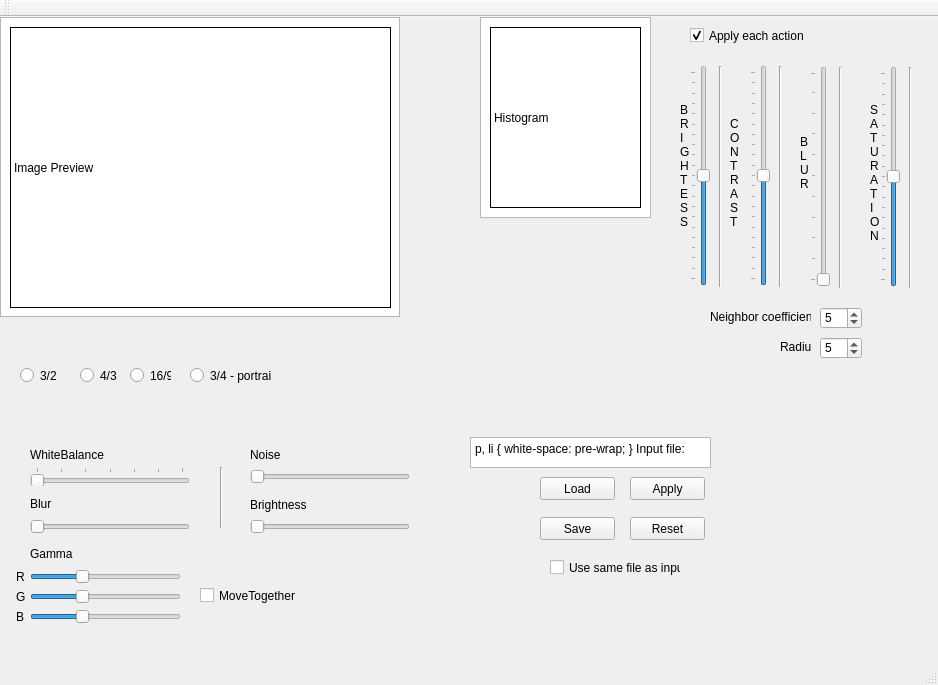
<?xml version="1.0" encoding="UTF-8"?>
<ui version="4.0">
 <class>MainWindow</class>
 <widget class="QMainWindow" name="MainWindow">
  <property name="geometry">
   <rect>
    <x>0</x>
    <y>0</y>
    <width>938</width>
    <height>685</height>
   </rect>
  </property>
  <property name="minimumSize">
   <size>
    <width>938</width>
    <height>0</height>
   </size>
  </property>
  <property name="windowTitle">
   <string>MainWindow</string>
  </property>
  <widget class="QWidget" name="centralWidget">
   <widget class="QGraphicsView" name="ImageWindow">
    <property name="geometry">
     <rect>
      <x>0</x>
      <y>0</y>
      <width>400</width>
      <height>300</height>
     </rect>
    </property>
   </widget>
   <widget class="QSlider" name="horizontalSlider">
    <property name="geometry">
     <rect>
      <x>30</x>
      <y>450</y>
      <width>160</width>
      <height>19</height>
     </rect>
    </property>
    <property name="maximum">
     <number>6</number>
    </property>
    <property name="orientation">
     <enum>Qt::Horizontal</enum>
    </property>
    <property name="invertedControls">
     <bool>false</bool>
    </property>
    <property name="tickPosition">
     <enum>QSlider::TicksAbove</enum>
    </property>
    <property name="tickInterval">
     <number>1</number>
    </property>
   </widget>
   <widget class="QSlider" name="horizontalSlider_2">
    <property name="geometry">
     <rect>
      <x>30</x>
      <y>500</y>
      <width>160</width>
      <height>19</height>
     </rect>
    </property>
    <property name="orientation">
     <enum>Qt::Horizontal</enum>
    </property>
   </widget>
   <widget class="QLabel" name="label">
    <property name="geometry">
     <rect>
      <x>30</x>
      <y>430</y>
      <width>101</width>
      <height>16</height>
     </rect>
    </property>
    <property name="text">
     <string>WhiteBalance</string>
    </property>
   </widget>
   <widget class="QLabel" name="label_2">
    <property name="geometry">
     <rect>
      <x>30</x>
      <y>480</y>
      <width>47</width>
      <height>13</height>
     </rect>
    </property>
    <property name="text">
     <string>Blur</string>
    </property>
   </widget>
   <widget class="QSlider" name="BrightnessSlider">
    <property name="geometry">
     <rect>
      <x>690</x>
      <y>48</y>
      <width>20</width>
      <height>221</height>
     </rect>
    </property>
    <property name="minimum">
     <number>-100</number>
    </property>
    <property name="maximum">
     <number>100</number>
    </property>
    <property name="orientation">
     <enum>Qt::Vertical</enum>
    </property>
    <property name="invertedControls">
     <bool>false</bool>
    </property>
    <property name="tickPosition">
     <enum>QSlider::TicksAbove</enum>
    </property>
   </widget>
   <widget class="Line" name="line">
    <property name="geometry">
     <rect>
      <x>710</x>
      <y>49</y>
      <width>20</width>
      <height>221</height>
     </rect>
    </property>
    <property name="orientation">
     <enum>Qt::Vertical</enum>
    </property>
   </widget>
   <widget class="QSlider" name="ContrastSlider">
    <property name="geometry">
     <rect>
      <x>750</x>
      <y>48</y>
      <width>20</width>
      <height>221</height>
     </rect>
    </property>
    <property name="minimum">
     <number>-100</number>
    </property>
    <property name="maximum">
     <number>100</number>
    </property>
    <property name="value">
     <number>0</number>
    </property>
    <property name="orientation">
     <enum>Qt::Vertical</enum>
    </property>
    <property name="tickPosition">
     <enum>QSlider::TicksAbove</enum>
    </property>
   </widget>
   <widget class="Line" name="line_2">
    <property name="geometry">
     <rect>
      <x>770</x>
      <y>49</y>
      <width>20</width>
      <height>221</height>
     </rect>
    </property>
    <property name="orientation">
     <enum>Qt::Vertical</enum>
    </property>
   </widget>
   <widget class="QSlider" name="BlurImageSlider">
    <property name="geometry">
     <rect>
      <x>810</x>
      <y>49</y>
      <width>20</width>
      <height>221</height>
     </rect>
    </property>
    <property name="minimum">
     <number>1</number>
    </property>
    <property name="maximum">
     <number>100</number>
    </property>
    <property name="orientation">
     <enum>Qt::Vertical</enum>
    </property>
    <property name="tickPosition">
     <enum>QSlider::TicksAbove</enum>
    </property>
   </widget>
   <widget class="Line" name="line_3">
    <property name="geometry">
     <rect>
      <x>830</x>
      <y>50</y>
      <width>20</width>
      <height>221</height>
     </rect>
    </property>
    <property name="orientation">
     <enum>Qt::Vertical</enum>
    </property>
   </widget>
   <widget class="QSlider" name="verticalSlider_4">
    <property name="geometry">
     <rect>
      <x>880</x>
      <y>49</y>
      <width>20</width>
      <height>221</height>
     </rect>
    </property>
    <property name="autoFillBackground">
     <bool>true</bool>
    </property>
    <property name="minimum">
     <number>-100</number>
    </property>
    <property name="maximum">
     <number>100</number>
    </property>
    <property name="orientation">
     <enum>Qt::Vertical</enum>
    </property>
    <property name="tickPosition">
     <enum>QSlider::TicksAbove</enum>
    </property>
   </widget>
   <widget class="Line" name="line_4">
    <property name="geometry">
     <rect>
      <x>900</x>
      <y>50</y>
      <width>20</width>
      <height>221</height>
     </rect>
    </property>
    <property name="orientation">
     <enum>Qt::Vertical</enum>
    </property>
   </widget>
   <widget class="QPushButton" name="pushButton">
    <property name="geometry">
     <rect>
      <x>630</x>
      <y>460</y>
      <width>75</width>
      <height>23</height>
     </rect>
    </property>
    <property name="text">
     <string>Apply</string>
    </property>
   </widget>
   <widget class="QPushButton" name="pushButton_2">
    <property name="geometry">
     <rect>
      <x>630</x>
      <y>500</y>
      <width>75</width>
      <height>23</height>
     </rect>
    </property>
    <property name="text">
     <string>Reset</string>
    </property>
   </widget>
   <widget class="QPushButton" name="pushButton_3">
    <property name="geometry">
     <rect>
      <x>540</x>
      <y>500</y>
      <width>75</width>
      <height>23</height>
     </rect>
    </property>
    <property name="text">
     <string>Save</string>
    </property>
   </widget>
   <widget class="QPushButton" name="pushButton_4">
    <property name="geometry">
     <rect>
      <x>540</x>
      <y>460</y>
      <width>75</width>
      <height>23</height>
     </rect>
    </property>
    <property name="text">
     <string>Load</string>
    </property>
   </widget>
   <widget class="QSlider" name="horizontalSlider_5">
    <property name="geometry">
     <rect>
      <x>250</x>
      <y>450</y>
      <width>160</width>
      <height>19</height>
     </rect>
    </property>
    <property name="orientation">
     <enum>Qt::Horizontal</enum>
    </property>
   </widget>
   <widget class="QLabel" name="label_3">
    <property name="geometry">
     <rect>
      <x>250</x>
      <y>480</y>
      <width>81</width>
      <height>16</height>
     </rect>
    </property>
    <property name="text">
     <string>Brightness</string>
    </property>
   </widget>
   <widget class="QSlider" name="horizontalSlider_6">
    <property name="geometry">
     <rect>
      <x>250</x>
      <y>500</y>
      <width>160</width>
      <height>19</height>
     </rect>
    </property>
    <property name="orientation">
     <enum>Qt::Horizontal</enum>
    </property>
   </widget>
   <widget class="QLabel" name="label_4">
    <property name="geometry">
     <rect>
      <x>250</x>
      <y>430</y>
      <width>101</width>
      <height>16</height>
     </rect>
    </property>
    <property name="text">
     <string>Noise</string>
    </property>
   </widget>
   <widget class="QCheckBox" name="checkBox_1">
    <property name="geometry">
     <rect>
      <x>550</x>
      <y>540</y>
      <width>131</width>
      <height>21</height>
     </rect>
    </property>
    <property name="text">
     <string>Use same file as input</string>
    </property>
   </widget>
   <widget class="Line" name="line_5">
    <property name="geometry">
     <rect>
      <x>220</x>
      <y>450</y>
      <width>3</width>
      <height>61</height>
     </rect>
    </property>
    <property name="orientation">
     <enum>Qt::Vertical</enum>
    </property>
   </widget>
   <widget class="QSlider" name="horizontalSlider_3">
    <property name="geometry">
     <rect>
      <x>30</x>
      <y>590</y>
      <width>151</width>
      <height>19</height>
     </rect>
    </property>
    <property name="minimum">
     <number>0</number>
    </property>
    <property name="maximum">
     <number>30</number>
    </property>
    <property name="singleStep">
     <number>1</number>
    </property>
    <property name="value">
     <number>10</number>
    </property>
    <property name="orientation">
     <enum>Qt::Horizontal</enum>
    </property>
   </widget>
   <widget class="QSlider" name="horizontalSlider_4">
    <property name="geometry">
     <rect>
      <x>30</x>
      <y>570</y>
      <width>151</width>
      <height>19</height>
     </rect>
    </property>
    <property name="minimum">
     <number>0</number>
    </property>
    <property name="maximum">
     <number>30</number>
    </property>
    <property name="value">
     <number>10</number>
    </property>
    <property name="orientation">
     <enum>Qt::Horizontal</enum>
    </property>
   </widget>
   <widget class="QSlider" name="horizontalSlider_7">
    <property name="geometry">
     <rect>
      <x>30</x>
      <y>550</y>
      <width>151</width>
      <height>19</height>
     </rect>
    </property>
    <property name="minimum">
     <number>0</number>
    </property>
    <property name="maximum">
     <number>30</number>
    </property>
    <property name="value">
     <number>10</number>
    </property>
    <property name="orientation">
     <enum>Qt::Horizontal</enum>
    </property>
   </widget>
   <widget class="QLabel" name="label_5">
    <property name="geometry">
     <rect>
      <x>16</x>
      <y>590</y>
      <width>41</width>
      <height>20</height>
     </rect>
    </property>
    <property name="text">
     <string>B</string>
    </property>
   </widget>
   <widget class="QLabel" name="label_6">
    <property name="geometry">
     <rect>
      <x>16</x>
      <y>570</y>
      <width>51</width>
      <height>20</height>
     </rect>
    </property>
    <property name="text">
     <string>G</string>
    </property>
   </widget>
   <widget class="QLabel" name="label_7">
    <property name="geometry">
     <rect>
      <x>16</x>
      <y>550</y>
      <width>51</width>
      <height>20</height>
     </rect>
    </property>
    <property name="text">
     <string>R</string>
    </property>
   </widget>
   <widget class="QCheckBox" name="MoveTogetherCheckBox">
    <property name="geometry">
     <rect>
      <x>200</x>
      <y>570</y>
      <width>101</width>
      <height>17</height>
     </rect>
    </property>
    <property name="text">
     <string>MoveTogether</string>
    </property>
   </widget>
   <widget class="QLabel" name="label_8">
    <property name="geometry">
     <rect>
      <x>30</x>
      <y>530</y>
      <width>47</width>
      <height>13</height>
     </rect>
    </property>
    <property name="text">
     <string>Gamma</string>
    </property>
   </widget>
   <widget class="QLabel" name="label_9">
    <property name="geometry">
     <rect>
      <x>10</x>
      <y>10</y>
      <width>381</width>
      <height>281</height>
     </rect>
    </property>
    <property name="mouseTracking">
     <bool>true</bool>
    </property>
    <property name="frameShape">
     <enum>QFrame::Box</enum>
    </property>
    <property name="text">
     <string>Image Preview</string>
    </property>
   </widget>
   <widget class="QTextEdit" name="textEdit">
    <property name="geometry">
     <rect>
      <x>470</x>
      <y>420</y>
      <width>241</width>
      <height>31</height>
     </rect>
    </property>
    <property name="html">
     <string>&lt;!DOCTYPE HTML PUBLIC &quot;-//W3C//DTD HTML 4.0//EN&quot; &quot;http://www.w3.org/TR/REC-html40/strict.dtd&quot;&gt;
&lt;html&gt;&lt;head&gt;&lt;meta name=&quot;qrichtext&quot; content=&quot;1&quot; /&gt;&lt;style type=&quot;text/css&quot;&gt;
p, li { white-space: pre-wrap; }
&lt;/style&gt;&lt;/head&gt;&lt;body style=&quot; font-family:'MS Shell Dlg 2'; font-size:8.25pt; font-weight:400; font-style:normal;&quot;&gt;
&lt;p style=&quot; margin-top:0px; margin-bottom:0px; margin-left:0px; margin-right:0px; -qt-block-indent:0; text-indent:0px;&quot;&gt;&lt;span style=&quot; font-size:8pt;&quot;&gt;Input file:&lt;/span&gt;&lt;/p&gt;&lt;/body&gt;&lt;/html&gt;</string>
    </property>
   </widget>
   <widget class="QRadioButton" name="radioButton">
    <property name="geometry">
     <rect>
      <x>20</x>
      <y>350</y>
      <width>41</width>
      <height>17</height>
     </rect>
    </property>
    <property name="text">
     <string>3/2</string>
    </property>
   </widget>
   <widget class="QRadioButton" name="radioButton_2">
    <property name="geometry">
     <rect>
      <x>80</x>
      <y>350</y>
      <width>41</width>
      <height>17</height>
     </rect>
    </property>
    <property name="text">
     <string>4/3</string>
    </property>
   </widget>
   <widget class="QRadioButton" name="radioButton_3">
    <property name="geometry">
     <rect>
      <x>130</x>
      <y>350</y>
      <width>41</width>
      <height>17</height>
     </rect>
    </property>
    <property name="text">
     <string>16/9</string>
    </property>
   </widget>
   <widget class="QRadioButton" name="radioButton_4">
    <property name="geometry">
     <rect>
      <x>190</x>
      <y>350</y>
      <width>81</width>
      <height>17</height>
     </rect>
    </property>
    <property name="text">
     <string>3/4 - portrait</string>
    </property>
   </widget>
   <widget class="QSpinBox" name="spinBox">
    <property name="geometry">
     <rect>
      <x>820</x>
      <y>290</y>
      <width>42</width>
      <height>22</height>
     </rect>
    </property>
    <property name="maximum">
     <number>50</number>
    </property>
    <property name="value">
     <number>5</number>
    </property>
   </widget>
   <widget class="QLabel" name="label_10">
    <property name="geometry">
     <rect>
      <x>710</x>
      <y>290</y>
      <width>101</width>
      <height>20</height>
     </rect>
    </property>
    <property name="text">
     <string>Neighbor coefficients:</string>
    </property>
   </widget>
   <widget class="QSpinBox" name="spinBox_2">
    <property name="geometry">
     <rect>
      <x>820</x>
      <y>320</y>
      <width>42</width>
      <height>22</height>
     </rect>
    </property>
    <property name="maximum">
     <number>50</number>
    </property>
    <property name="value">
     <number>5</number>
    </property>
   </widget>
   <widget class="QLabel" name="label_11">
    <property name="geometry">
     <rect>
      <x>780</x>
      <y>320</y>
      <width>31</width>
      <height>20</height>
     </rect>
    </property>
    <property name="text">
     <string>Radius</string>
    </property>
   </widget>
   <widget class="QLabel" name="label_12">
    <property name="geometry">
     <rect>
      <x>680</x>
      <y>50</y>
      <width>16</width>
      <height>211</height>
     </rect>
    </property>
    <property name="text">
     <string>B
R
I
G
H
T
E
S
S
</string>
    </property>
   </widget>
   <widget class="QLabel" name="label_13">
    <property name="geometry">
     <rect>
      <x>730</x>
      <y>50</y>
      <width>16</width>
      <height>211</height>
     </rect>
    </property>
    <property name="text">
     <string>C
O
N
T
R
A
S
T</string>
    </property>
   </widget>
   <widget class="QLabel" name="label_14">
    <property name="geometry">
     <rect>
      <x>800</x>
      <y>40</y>
      <width>16</width>
      <height>211</height>
     </rect>
    </property>
    <property name="text">
     <string>B
L
U
R</string>
    </property>
   </widget>
   <widget class="QLabel" name="label_15">
    <property name="geometry">
     <rect>
      <x>870</x>
      <y>50</y>
      <width>16</width>
      <height>211</height>
     </rect>
    </property>
    <property name="text">
     <string>S
A
T
U
R
A
T
I
O
N</string>
    </property>
   </widget>
   <widget class="QCheckBox" name="ApplyCheckBox">
    <property name="geometry">
     <rect>
      <x>690</x>
      <y>10</y>
      <width>131</width>
      <height>17</height>
     </rect>
    </property>
    <property name="text">
     <string>Apply each action</string>
    </property>
    <property name="checked">
     <bool>true</bool>
    </property>
   </widget>
   <widget class="QGraphicsView" name="ImageWindow_2">
    <property name="geometry">
     <rect>
      <x>480</x>
      <y>0</y>
      <width>171</width>
      <height>201</height>
     </rect>
    </property>
   </widget>
   <widget class="QLabel" name="label_16">
    <property name="geometry">
     <rect>
      <x>490</x>
      <y>10</y>
      <width>151</width>
      <height>181</height>
     </rect>
    </property>
    <property name="mouseTracking">
     <bool>true</bool>
    </property>
    <property name="frameShape">
     <enum>QFrame::Box</enum>
    </property>
    <property name="text">
     <string>Histogram</string>
    </property>
   </widget>
   <zorder>ImageWindow</zorder>
   <zorder>horizontalSlider</zorder>
   <zorder>horizontalSlider_2</zorder>
   <zorder>label</zorder>
   <zorder>label_2</zorder>
   <zorder>BrightnessSlider</zorder>
   <zorder>line</zorder>
   <zorder>ContrastSlider</zorder>
   <zorder>line_2</zorder>
   <zorder>BlurImageSlider</zorder>
   <zorder>line_3</zorder>
   <zorder>verticalSlider_4</zorder>
   <zorder>line_4</zorder>
   <zorder>pushButton</zorder>
   <zorder>pushButton_2</zorder>
   <zorder>pushButton_3</zorder>
   <zorder>pushButton_4</zorder>
   <zorder>horizontalSlider_5</zorder>
   <zorder>label_3</zorder>
   <zorder>horizontalSlider_6</zorder>
   <zorder>label_4</zorder>
   <zorder>checkBox_1</zorder>
   <zorder>line_5</zorder>
   <zorder>horizontalSlider_3</zorder>
   <zorder>horizontalSlider_4</zorder>
   <zorder>horizontalSlider_7</zorder>
   <zorder>label_5</zorder>
   <zorder>label_6</zorder>
   <zorder>label_7</zorder>
   <zorder>MoveTogetherCheckBox</zorder>
   <zorder>label_8</zorder>
   <zorder>textEdit</zorder>
   <zorder>radioButton</zorder>
   <zorder>radioButton_2</zorder>
   <zorder>radioButton_3</zorder>
   <zorder>radioButton_4</zorder>
   <zorder>label_9</zorder>
   <zorder>spinBox</zorder>
   <zorder>label_10</zorder>
   <zorder>spinBox_2</zorder>
   <zorder>label_11</zorder>
   <zorder>label_12</zorder>
   <zorder>label_13</zorder>
   <zorder>label_14</zorder>
   <zorder>label_15</zorder>
   <zorder>ApplyCheckBox</zorder>
   <zorder>ImageWindow_2</zorder>
   <zorder>label_16</zorder>
  </widget>
  <widget class="QMenuBar" name="menuBar">
   <property name="geometry">
    <rect>
     <x>0</x>
     <y>0</y>
     <width>938</width>
     <height>21</height>
    </rect>
   </property>
  </widget>
  <widget class="QToolBar" name="mainToolBar">
   <attribute name="toolBarArea">
    <enum>TopToolBarArea</enum>
   </attribute>
   <attribute name="toolBarBreak">
    <bool>false</bool>
   </attribute>
  </widget>
  <widget class="QStatusBar" name="statusBar"/>
 </widget>
 <layoutdefault spacing="6" margin="11"/>
 <resources/>
 <connections/>
</ui>
